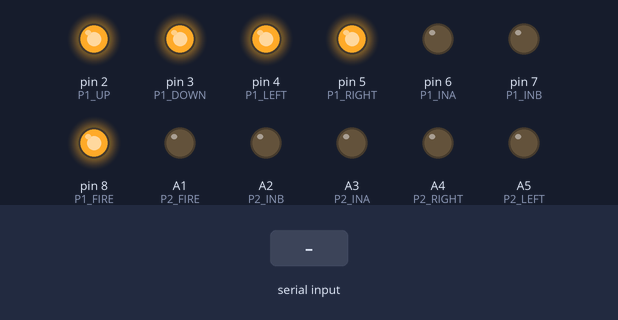
Bench run of a sketch on a simulated Arduino Nano, built with avr-gcc and run on an emulated ATmega328P. On the bench: output pins drawn as LEDs (lit = HIGH). Inputs (shaded band) come from the test bench.

Above: at 1.2 s.
1.3 s: "1\n" received over Serial
At 1.9 s:
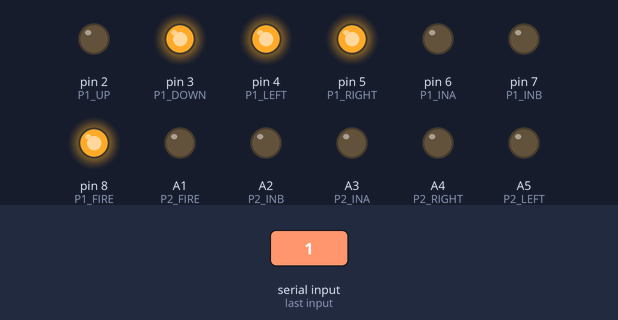
2.8 s: "0\n" received over Serial
At 3.1 s:
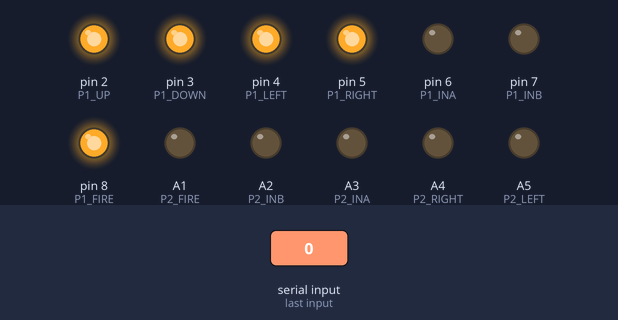
Timing chart, 0 to 5.8 s (numbered marks = the images above; inputs shaded):
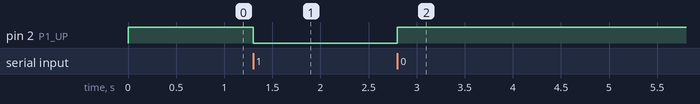

Measured:
- after the input at 1.3 s, pin 2 (P1_UP): HIGH → LOW at once
- after the input at 2.8 s, pin 2 (P1_UP): LOW → HIGH at once

The sketch:

firmware.ino
```cpp
#define P1_UP     2
#define P1_DOWN   3
#define P1_LEFT   4
#define P1_RIGHT  5
#define P1_FIRE   8
#define P1_INA    6
#define P1_INB    7
#define P2_UP     A7
#define P2_DOWN   A6
#define P2_LEFT   A5
#define P2_RIGHT  A4
#define P2_FIRE   A1
#define P2_INA    A3
#define P2_INB    A2

char input[128];
int index = 0;
bool p1_buttons[] = {true, true, true, true, true};

void setup() {
  pinMode(P1_UP,OUTPUT);
  pinMode(P1_DOWN,OUTPUT);
  pinMode(P1_LEFT,OUTPUT);
  pinMode(P1_RIGHT,OUTPUT);
  pinMode(P1_FIRE,OUTPUT);
  pinMode(P1_INA,OUTPUT);
  pinMode(P1_INB,OUTPUT);
  pinMode(P2_UP,OUTPUT);
  pinMode(P2_DOWN,OUTPUT);
  pinMode(P2_LEFT,OUTPUT);
  pinMode(P2_RIGHT,OUTPUT);
  pinMode(P2_FIRE,OUTPUT);
  pinMode(P2_INA,OUTPUT);
  pinMode(P2_INB,OUTPUT);
  digitalWrite(P1_UP, HIGH);
  digitalWrite(P1_DOWN, HIGH);
  digitalWrite(P1_LEFT, HIGH);
  digitalWrite(P1_RIGHT, HIGH);
  digitalWrite(P1_FIRE, HIGH);
  digitalWrite(P1_INA, LOW);
  digitalWrite(P1_INB, LOW);
  Serial.begin(115200);
}

void loop() {
  digitalWrite(P1_UP, p1_buttons[0]);
  digitalWrite(P1_DOWN, p1_buttons[1]);
  digitalWrite(P1_LEFT, p1_buttons[2]);
  digitalWrite(P1_RIGHT, p1_buttons[3]);
  digitalWrite(P1_FIRE, p1_buttons[4]);
}

void serialEvent() {
  while (Serial.available()) {
    char inChar = (char)Serial.read();
    if (inChar == '\n' || inChar == '\0') {
      if(input[0] == '1') { p1_buttons[0] = false; } else { p1_buttons[0] = true; }
      if(input[1] == '1') { p1_buttons[1] = false; } else { p1_buttons[1] = true; }
      if(input[2] == '1') { p1_buttons[2] = false; } else { p1_buttons[2] = true; }
      if(input[3] == '1') { p1_buttons[3] = false; } else { p1_buttons[3] = true; }
      if(input[4] == '1') { p1_buttons[4] = false; } else { p1_buttons[4] = true; }
      index = 0;
    } else {
      input[index] = inChar;
      index++;
      if(index >= 127) index = 127;
    }
  }
}
```
